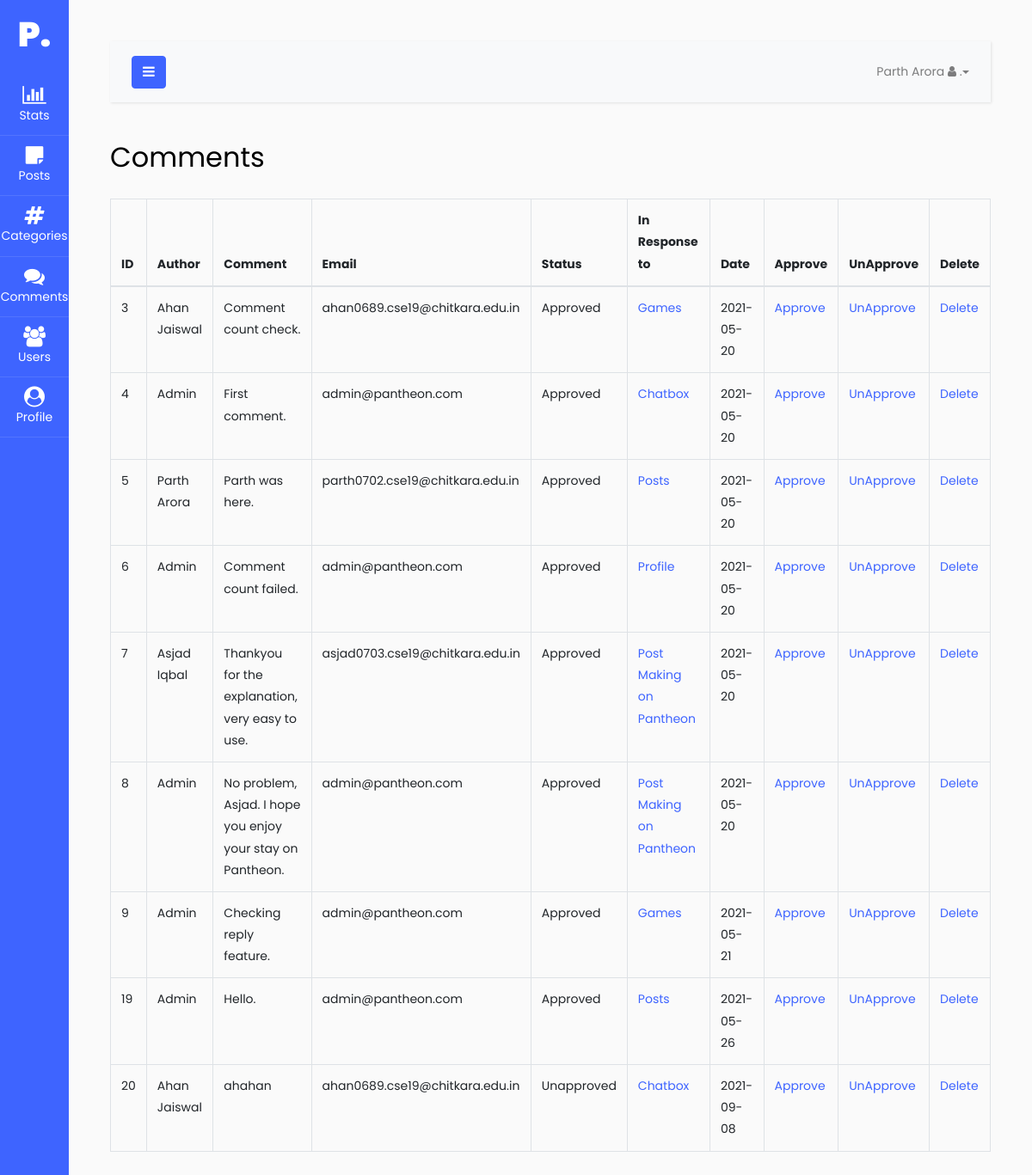
The page /admin/comments.php (signed in) on the database its author committed.
### tables this page shows
CREATE TABLE `comments` (
  `comment_id` int(3) NOT NULL,
  `comment_post_id` int(3) NOT NULL,
  `comment_author` varchar(255) NOT NULL,
  `comment_email` varchar(255) NOT NULL,
  `comment_content` text NOT NULL,
  `comment_image` varchar(255) NOT NULL DEFAULT 'comment.png',
  `comment_status` varchar(255) NOT NULL DEFAULT 'Unapproved',
  `comment_date` date NOT NULL
);

CREATE TABLE `posts` (
  `post_id` int(3) NOT NULL,
  `post_category_id` int(3) NOT NULL,
  `post_title` varchar(255) NOT NULL,
  `post_author` varchar(255) NOT NULL,
  `post_date` date NOT NULL,
  `post_image` text NOT NULL,
  `post_content` text NOT NULL,
  `post_tags` varchar(255) NOT NULL,
  `post_desc` text NOT NULL,
  `post_comment_count` int(11) NOT NULL,
  `post_status` varchar(255) NOT NULL DEFAULT 'draft'
);

### admin/root/view_comments.php (the view, shortened to what this page needs)
<table class="table table-bordered table-hover">
                            <thead>
                                <tr>
                                    <th>ID</th>
                                    <th>Author</th>
                                    <th>Comment</th>
                                    <th>Email</th>
                                    <th>Status</th>
                                    <th>In Response to</th>
                                    <th>Date</th>
                                    <th>Approve</th>
                                    <th>UnApprove</th>
                                    <th>Delete</th>
                                </tr>
                            </thead>
                            <tbody>
                            <?php
                            $query = "SELECT * FROM comments";
                            $select_comments = mysqli_query($connection,$query);
                            while($row = mysqli_fetch_assoc($select_comments)) {
                                $comment_id = $row['comment_id'];
                                $comment_post_id = $row['comment_post_id'];
                                $comment_author = $row['comment_author'];
                                $comment_content = $row['comment_content'];
                                $comment_email = $row['comment_email'];
                                $comment_status = $row['comment_status'];
                                $comment_date = $row['comment_date'];
                                echo "<tr>";
                                echo "<td>$comment_id</td>";
                                echo "<td>$comment_author</td>";
                                echo "<td>$comment_content</td>";
                                echo "<td>$comment_email</td>";
                                echo "<td>$comment_status</td>";
                                $query = "SELECT * FROM posts WHERE post_id = {$comment_post_id}";
                                $select_post_title = mysqli_query($connection,$query);
                                while($row = mysqli_fetch_assoc($select_post_title)) {
                                    $post_id = $row['post_id'];
                                    $post_title = $row['post_title'];
                                echo "<td><a href='../bposts.php?p_id={$post_id}'>$post_title</a></td>";
                                }
                                echo "<td>$comment_date</td>";
                                echo "<td><a href='comments.php?approve={$comment_id}'>Approve</a></td>";
                                echo "<td><a href='comments.php?unapprove={$comment_id}'>UnApprove</a></td>";
                                echo "<td><a href='comments.php?delete={$comment_id}'>Delete</a></td>";
                                echo "</tr>";
                            }
                            ?>
                            </tbody>
                        </table>

### rows shown on the page
comments: comment_id "3", comment_author "Ahan Jaiswal", comment_content "Comment count check.", comment_email "ahan0689.cse19@chitkara.edu.in", comment_status "Approved", comment_date "2021-05-20"
posts: post_title "Games"
comments: comment_id "4", comment_author "Admin", comment_content "First comment.", comment_email "admin@pantheon.com", comment_status "Approved", comment_date "2021-05-20"
posts: post_title "Chatbox"
comments: comment_id "5", comment_author "Parth Arora", comment_content "Parth was here.", comment_email "parth0702.cse19@chitkara.edu.in", comment_status "Approved", comment_date "2021-05-20"
posts: post_title "Posts"
comments: comment_id "6", comment_author "Admin", comment_content "Comment count failed.", comment_email "admin@pantheon.com", comment_status "Approved", comment_date "2021-05-20"
posts: post_title "Profile"
comments: comment_id "7", comment_author "Asjad Iqbal", comment_content "Thankyou for the explanation, very easy to use.", comment_email "asjad0703.cse19@chitkara.edu.in", comment_status "Approved", comment_date "2021-05-20"
posts: post_title "Post Making on Pantheon"
comments: comment_id "8", comment_author "Admin", comment_content "No problem, Asjad. I hope you enjoy your stay on Pantheon.", comment_email "admin@pantheon.com", comment_status "Approved", comment_date "2021-05-20"
comments: comment_id "9", comment_author "Admin", comment_content "Checking reply feature.", comment_email "admin@pantheon.com", comment_status "Approved", comment_date "2021-05-21"
comments: comment_id "19", comment_author "Admin", comment_content "Hello.", comment_email "admin@pantheon.com", comment_status "Approved", comment_date "2021-05-26"
comments: comment_id "20", comment_author "Ahan Jaiswal", comment_content "ahahan", comment_email "ahan0689.cse19@chitkara.edu.in", comment_status "Unapproved", comment_date "2021-09-08"

### other values the page prints
$_SESSION['user_fname'] "Parth"
$_SESSION['user_lname'] "Arora"
